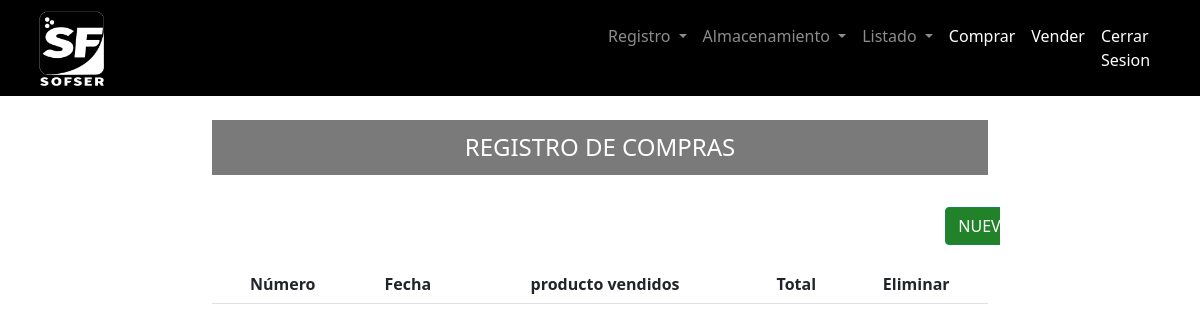
The app's page /view/comprar/registro.php (signed in), older data.
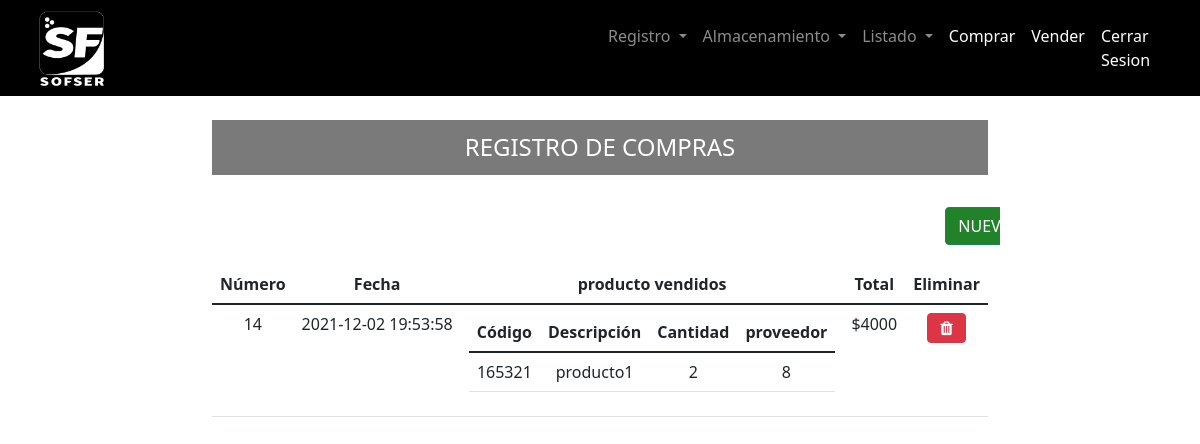
The same page, newer data.
### tables this page shows
CREATE TABLE `compra` (
  `idCompra` bigint(11) NOT NULL AUTO_INCREMENT,
  `fechaCompra` datetime NOT NULL,
  `totalCompra` bigint(11) NOT NULL,
  `proveedor_idProveedor` bigint(11) NOT NULL,
  PRIMARY KEY (`idCompra`),
  KEY `proveedor_idProveedor` (`proveedor_idProveedor`)
);

### View/comprar/registro.php (the view, shortened to what this page needs)
<html id="prueba">
<?php
include_once '../../Resource/Header/Header_Index2.php';
include_once '../../Resource/Header/Menu_Nav2.php';
require '../../Model/base_de_datos.php';
?>
<?php
$sentencia = $base_de_datos->query("SELECT compra.totalCompra, compra.fechaCompra, compra.idCompra, GROUP_CONCAT(	producto.codigoBarras, '..',  producto.nombre,'..', producto_compra.cantidad,'..', producto_compra.proveedor_idProveedor SEPARATOR '__') AS producto FROM compra INNER JOIN producto_compra ON producto_compra.compra_idcompra = compra.idCompra INNER JOIN producto ON producto.idProducto = producto_compra.producto_idProducto GROUP BY compra.idCompra ORDER BY compra.idCompra DESC;");
$compra = $sentencia->fetchAll(PDO::FETCH_OBJ);
?>
<body style="background-color: #fff">
	<div class="container-fluid">
		<div class="row">
			<div class="col">
				<br>
			</div>
		</div>
		<div class="row">
			<div class="col-2">
			</div>
			<div class="col-8" style="overflow-y:auto; height: 800px;">
				<h4 style="background-color: #7a7a7a; color:#ffffff; padding:13px; text-align:center;">REGISTRO DE COMPRAS</h4>
				<br>
				<div class="row">
					<div class="col-11">
					</div>
					<div class="col-1">
						<a class="btn btn-success btn-block" href="create.php" style="background-color:#21822A;color:#fff;margin-bottom: 20px;">NUEVO </a>
					</div>
				</div>
				<table class="table text-center">
					<thead class="thead-dark">
						<tr>
							<th>Número</th>
							<th>Fecha</th>
							<th>producto vendidos</th>
							<th>Total</th>
							<th>Eliminar</th>
						</tr>
					</thead>
					<tbody>
						<?php foreach ($compra as $compra) { ?>
							<tr>
								<td><?php echo $compra->idCompra ?></td>
								<td><?php echo $compra->fechaCompra ?></td>
								<td>
									<table class="table text-center">
										<thead class="thead-dark">
											<tr>
												<th>Código</th>
												<th>Descripción</th>
												<th>Cantidad</th>
												<th>proveedor</th>
											</tr>
										</thead>
										<tbody>
											<?php foreach (explode("__", $compra->producto) as $productoConcatenados) {
												$producto = explode("..", $productoConcatenados)
											?>
												<tr>
													<td><?php echo $producto[0] ?></td>
													<td><?php echo $producto[1] ?></td>
													<td><?php echo $producto[2] ?></td>
													<td><?php echo $producto[3] ?></td>
												</tr>
											<?php } ?>
										</tbody>
									</table>
								</td>
								<td>$<?php echo $compra->totalCompra?></td>
								<td><a class="btn btn-danger" href="<?php echo "../../Controller/comprar/eliminarCompra.php?id=" . $compra->idCompra ?>"><i class="fa fa-trash"></i></a></td>
							</tr>
						<?php } ?>
					</tbody>
				</table>
			</div>
			<div class="col-1">
			</div>
		</div>
	</div>
</body>
</html>

Row changes from the older to the newer data that the page shows:
added compra: idCompra "14", fechaCompra "2021-12-02 19:53:58", producto "165321", producto "producto1", producto "2", producto "8", totalCompra "4000"
